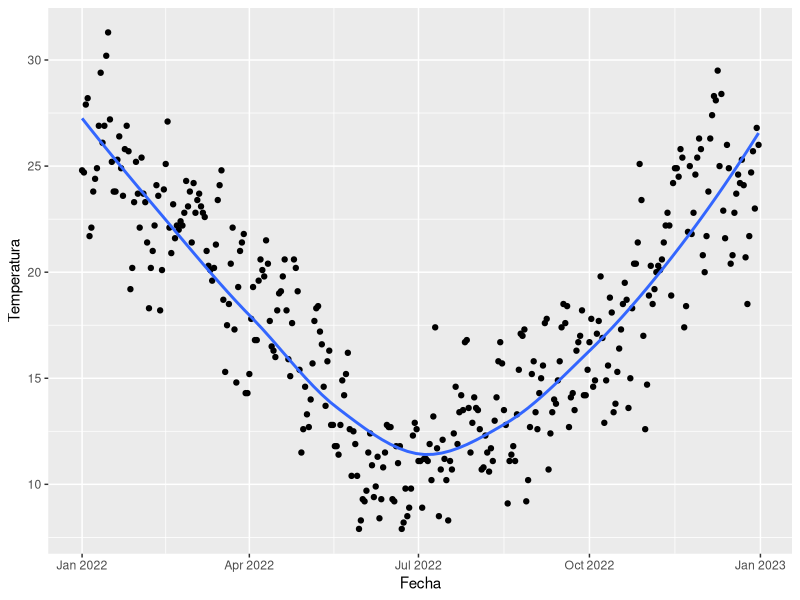
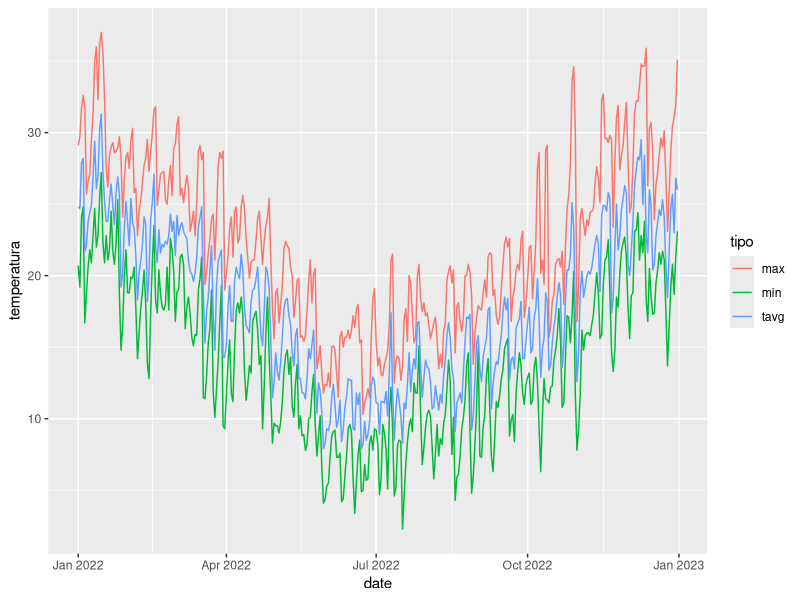
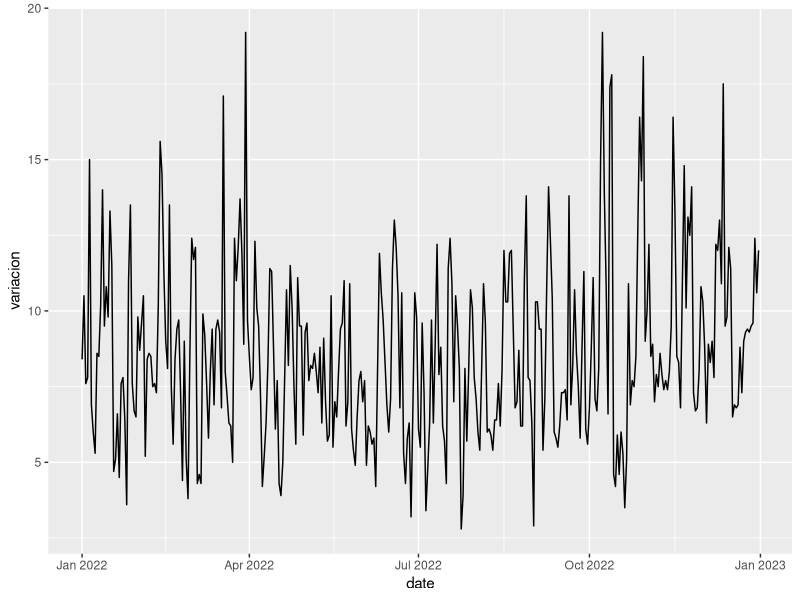
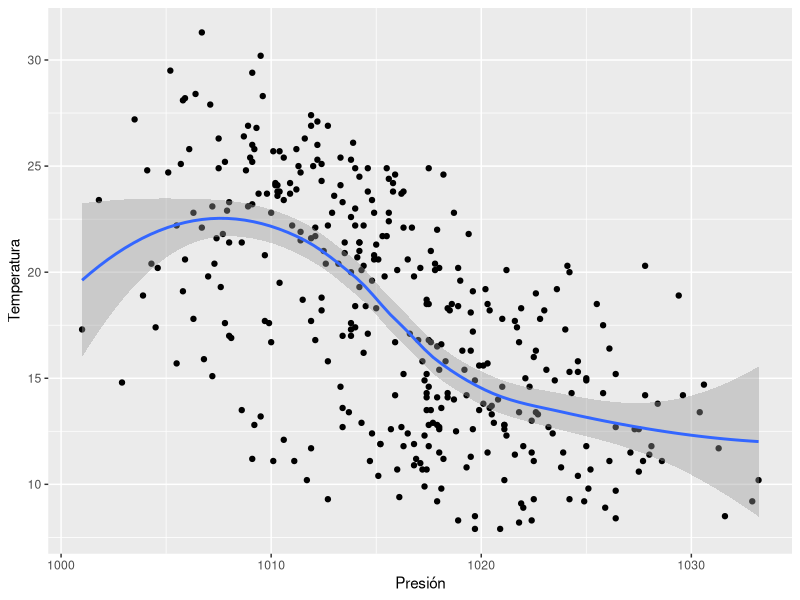
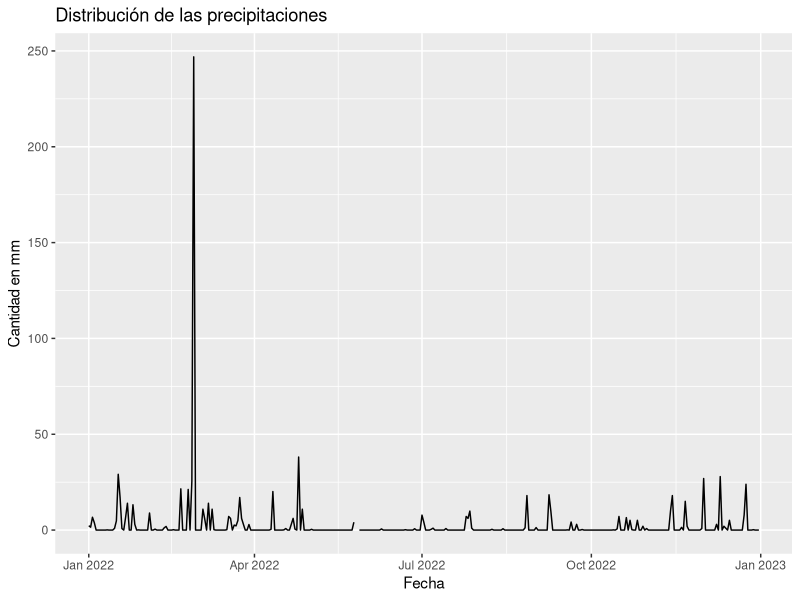
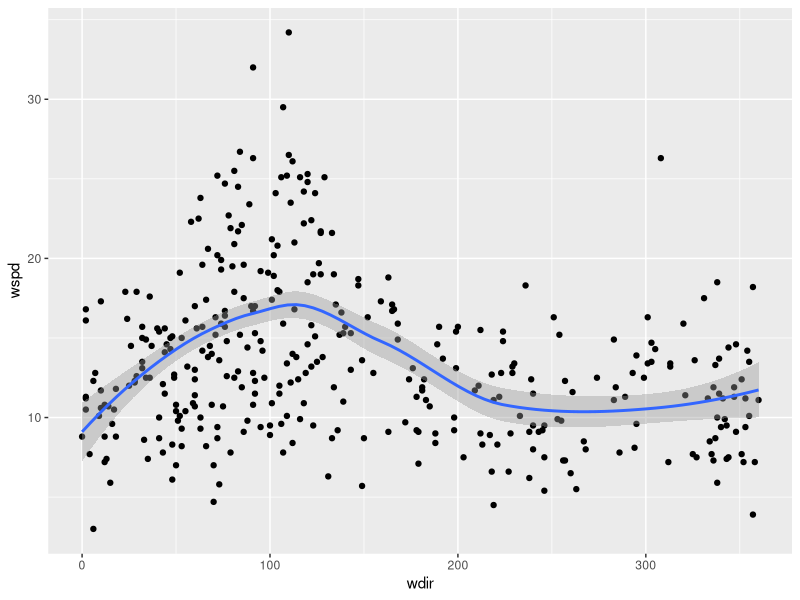
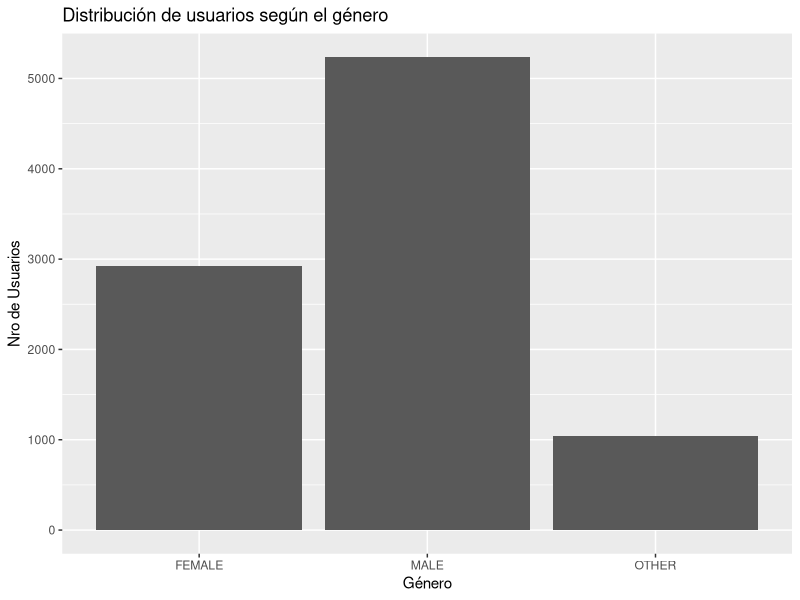
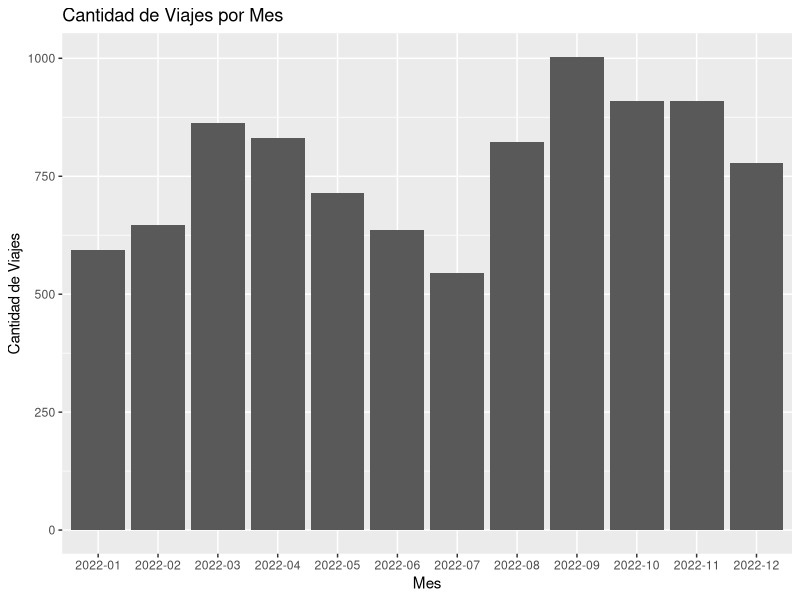

R code for these plots, in order:
## ---- chunk 1
require(readr)
data_clima <- data.frame(read_csv("data/clima_aeroparque_2022.csv"))
## ---- chunk 2
head(data_clima)
## ---- chunk 3
require(dplyr)
## ---- chunk 4
data_clima <- data_clima %>% select(!c(snow, wpgt, tsun))
head(data_clima)
## ---- chunk 5
require(ggplot2)
ggplot(data=data_clima,aes(x=date,y=tavg),na.rm=T)+geom_point()+geom_smooth(se=F)+
  labs(x="Fecha",y="Temperatura")
## ---- chunk 6
data_max<-data_clima%>%select(date,tmax)%>%rename(temperatura=tmax)%>%cbind(tipo="max")
data_tavg<-data_clima%>%select(date,tavg)%>%rename(temperatura=tavg)%>%cbind(tipo="tavg")
data_min<-data_clima%>%select(date,tmin)%>%rename(temperatura=tmin)%>%cbind(tipo="min")

data_temperaturas<-rbind(data_max,data_tavg,data_min)


ggplot(data_temperaturas,aes(x=date,y=temperatura,color=tipo))+
  geom_line()
## ---- chunk 7
cambio_temp<-data_clima%>%mutate(variacion=tmax-tmin)%>%select(date,variacion)

ggplot(cambio_temp,aes(date,variacion))+geom_line()
## ---- chunk 8
ggplot(data=data_clima,aes(x=pres,y=tavg),na.rm=T)+geom_point()+geom_smooth()+
  labs(x="Presión",y="Temperatura")
## ---- chunk 9
ggplot(data_clima, aes(date, prcp)) + geom_line() +
labs(title = "Distribución de las precipitaciones",x="Fecha",y="Cantidad en mm")
## ---- chunk 10
ggplot(data_clima,aes(wdir,wspd,na.rm=T))+geom_point()+geom_smooth()
## ---- chunk 11
require(knitr)
require(kableExtra)
mostrar_df <- function(df){
  kable(head(df,n=3), format = "html", escape = FALSE) %>%       
    kable_styling(full_width = FALSE) 
}
## ---- chunk 12
data_bici_2022 <- data.frame(read_csv("data/trips_2022_reducido.csv"))
mostrar_df(data_bici_2022)
## ---- chunk 13
data_bici <- data_bici_2022 %>% 
  filter(duracion_recorrido >= 300 & duracion_recorrido <= 3600)
## ---- chunk 14
require(tidyr)
genero <- data_bici %>% 
  drop_na() %>% 
  group_by(Género) %>% 
  summarise(cantidad = n())
mostrar_df(genero)
## ---- chunk 15
ggplot(genero, aes(Género, cantidad)) + 
  geom_bar(stat = "identity") + 
  labs(title = "Distribución de usuarios según el género", x = "Género", y = "Nro de Usuarios")
## ---- chunk 16
origenFrecuente <- data_bici %>% 
  group_by(nombre_estacion_origen) %>% 
  count() %>% 
  arrange(desc(n))

head(origenFrecuente)
## ---- chunk 17
destinoFrecuente <- data_bici %>% 
  group_by(nombre_estacion_destino) %>% 
  count() %>% 
  arrange(desc(n))

head(destinoFrecuente)
## ---- chunk 18
frecuentes <- data_bici %>% 
  group_by(nombre_estacion_origen, nombre_estacion_destino) %>% 
  summarize(count = n(),
            duracion_promedio = mean(duracion_recorrido, na.rm = TRUE)) %>% 
  arrange(desc(count))

head(frecuentes)
## ---- chunk 19
viajes_por_mes <- data_bici %>% 
  mutate(Mes = format(fecha, "%Y-%m")) %>% 
  group_by(Mes) %>% 
  count() 

ggplot(viajes_por_mes, aes(Mes, n)) + 
  geom_bar(stat = "identity") +
  labs(title = "Cantidad de Viajes por Mes", x="Mes", y="Cantidad de Viajes")
## ---- chunk 20
viajes_por_hora <- data_bici %>%
  mutate(Hora = format(fecha_origen_recorrido, "%H")) %>% 
  group_by(Hora)

ggplot(viajes_por_hora,aes(Hora)) + 
  geom_bar() +
  labs(title = "Distribución de viajes a lo largo de un día", x="Hora del día", y="Cantidad de Viajes")
## ---- chunk 21
finesDeSemana <- data_bici %>% 
  mutate(Dia = ifelse(weekdays(fecha) %in% c("Saturday","Sunday"), "Fin de Semana", "Día de Semana"))

mostrar_df(finesDeSemana)
## ---- chunk 22
FDS_por_hora <- finesDeSemana %>%
  mutate(Hora = format(fecha_origen_recorrido, "%H")) %>% 
  group_by(Hora) %>% 
  filter(Dia != "Día de Semana")

ggplot(FDS_por_hora,aes(Hora)) + 
  geom_bar() +
  labs(title = "Distribución de viajes durante el Fin de Semana", x="Hora del día", y="Cantidad de Viajes")
## ---- chunk 23
WD_por_hora <- finesDeSemana %>%
  mutate(Hora = format(fecha_origen_recorrido, "%H")) %>% 
  group_by(Hora) %>% 
  filter(Dia != "Fin de Semana")

ggplot(WD_por_hora,aes(Hora)) + 
  geom_bar() +
  labs(title = "Distribución de viajes durante la semana", x="Hora del día", y="Cantidad de Viajes")
## ---- chunk 24
diasSemana <- data_bici %>% 
  mutate(Dias_Semana = weekdays(fecha),
         Hora = format(fecha_origen_recorrido, "%H")) %>% 
  group_by(Dias_Semana, Hora) %>% 
  mutate(Viajes = n()) %>% 
  drop_na()

orden_semana = factor(diasSemana$Dias_Semana, levels = c("Monday","Tuesday","Wednesday","Thursday","Friday","Saturday","Sunday"))

ggplot(diasSemana, aes(orden_semana, Hora, fill = Viajes)) + 
  geom_tile() +
  scale_fill_gradient(low = "red", high = "green")

## ---- chunk 25
modelo_màs_usado <- data_bici %>% 
  group_by(modelo_bicicleta) %>% 
  count()

head(modelo_màs_usado)

ggplot(modelo_màs_usado, aes(modelo_bicicleta, n)) + 
  geom_bar(stat = "identity") +
  labs(title = "Cantidad de Viajes por Modelo de bicicleta", x="Modelo de Bicicleta", y="Cantidad de Viajes")
## ---- chunk 26
data_clima$date <- as.Date(data_clima$date)

union_bici_clima<-data_bici%>%rename(date=fecha)%>%inner_join(data_clima,by="date")

mostrar_df(union_bici_clima)
## ---- chunk 27
print(data_clima[which.min(data_clima$tmin), ]$date)
min(data_clima$tmin)
print(data_clima[which.max(data_clima$tmax), ]$date)
max(data_clima$tmax)
## ---- chunk 28
nrow(subset(data_bici_2022, fecha == '2022-07-17'))
nrow(subset(data_bici_2022, fecha == '2022-01-15'))
## ---- chunk 29
require(ggplot2)
require(dplyr)

data_clima_2022 <- data_clima %>% rename(fecha = date)
datos_combinados <- merge(data_bici, data_clima_2022, by = "fecha")

resultados <- datos_combinados %>%
  group_by(tavg) %>%
  summarise(cantidad = n())

ggplot(resultados, aes(x = tavg, y = cantidad)) +
  geom_bar(stat = "identity", fill = "steelblue") + 
  labs(x = "Temperatura Registrada", y = "Cantidad de Viajes") 
## ---- chunk 30
duracion_promedio <- datos_combinados %>%
  group_by(tavg) %>%
  summarise(duracion_promedio = mean(duracion_recorrido, na.rm = TRUE))

ggplot(duracion_promedio, aes(x = tavg, y = duracion_promedio)) +
  geom_line(color = "steelblue", size = 1) +  # Usar geom_line() para un gráfico de líneas
  labs(x = "Temperatura Registrada", y = "Duración Promedio del Viaje") +
  ggtitle("Relación entre la Duración Promedio del Viaje y Temperatura Registrada")
## ---- chunk 31
data_inner<-union_bici_clima%>%select(date,duracion_recorrido,Género,prcp)
data_inner<-data_inner%>%mutate(llueve=ifelse(prcp>0,"sí","no"))

mostrar_df(data_inner)

## ---- chunk 32
inner_dias.con.lluvia<-data_inner%>%filter(llueve=="sí")%>%drop_na()

ggplot(inner_dias.con.lluvia,aes(x=Género))+geom_bar()+
  labs(title="Cantidad de viajes de los dias de lluvia",y="Nro de Usuarios",x="Género")
## ---- chunk 33
inner_dias.sin.lluvia<-data_inner%>%filter(llueve=="no")%>%drop_na(Género)

ggplot(inner_dias.sin.lluvia,aes(x=Género))+geom_bar()+
  labs(title="Cantidad de viajes de los dias sin lluvia",y="Nro de Usuarios",x="Género")
## ---- chunk 34
cuenta1<-inner_dias.sin.lluvia%>%group_by(Género)%>%count(Género)%>%rename(cantidad1=n)
cuenta2<-inner_dias.con.lluvia%>%group_by(Género)%>%count(Género)%>%rename(cantidad2=n)


porcentaje<-cuenta1%>%inner_join(cuenta2,by="Género")
porcentaje<-porcentaje%>%mutate(porcentaje=100-(cantidad2/cantidad1)*100)


ggplot(porcentaje,aes(x=Género,y=porcentaje,fill=Género))+geom_bar(stat = "identity")+
  labs(y="Porcentaje",x="Género") + ylim(0,100)+
  geom_text(aes(label=round(porcentaje,2)), position=position_dodge(.9), vjust=0)+
  labs(title="Disminucion durante los dias de lluvia")
## ---- chunk 35
duracion_con_lluvia<-inner_dias.con.lluvia%>%group_by(Género)%>%
  summarise(promedio_c.lluvia=mean(duracion_recorrido))

duracion_sin_lluvia<-inner_dias.sin.lluvia%>%group_by(Género)%>%
  summarise(promedio_s.lluvia=mean(duracion_recorrido))  


porcentaje2<-duracion_con_lluvia%>%inner_join(duracion_sin_lluvia,by="Género")
porcentaje2<-porcentaje2%>%mutate(diferencia_en_porcentaje=100-(promedio_c.lluvia/promedio_s.lluvia)*100)

head(porcentaje2)
## ---- chunk 36
wspd_promedio <- union_bici_clima %>%
  group_by(date) %>%
  summarise(viajes_totales = n(), velocidad_promedio_viento = mean(wspd), na.rm = TRUE)

ggplot(wspd_promedio, aes(x = velocidad_promedio_viento, y = viajes_totales)) +
  geom_point() +
  geom_smooth(method = "lm") +
  labs(x = "Velocidad Promedio del Viento", y = "Cantidad de Viajes") +
  ggtitle("Relación entre Velocidad del Viento y Cantidad de Viajes")
## ---- chunk 37
duracion_por_mes <- data_bici %>% 
  mutate(Mes = format(fecha, "%Y-%m")) %>% 
  group_by(Mes) %>% 
  summarise(duracion_promedio = mean(duracion_recorrido))

evo_viento_año <- ggplot(union_bici_clima, aes(x = date, y = wspd)) +
  geom_line() +
  labs(x = "Fecha", y = "Velocidad del Viento") +
  ggtitle("Evolución de la Velocidad del Viento a lo largo del Año")

mesPromedio <- ggplot(duracion_por_mes, aes(x = Mes, y = duracion_promedio)) +
  geom_bar(stat = "summary", fun = "mean", fill = "skyblue") +
  labs(title = "Duración Promedio de Viajes por Mes", x = "Mes", y = "Duración promedio de los viajes")
## ---- chunk 38
require(gridExtra) 
grid.arrange(evo_viento_año, mesPromedio, ncol = 1)
## ---- chunk 39
indice_fila_max <- which.max(union_bici_clima$wspd)
print(union_bici_clima[indice_fila_max, 20])
## ---- chunk 40
fecha_deseada <- as.Date("2022-10-17")

viajes_en_fecha_deseada <- union_bici_clima[union_bici_clima$date == fecha_deseada,]
count(viajes_en_fecha_deseada)
## ---- chunk 41
promedio_por_día <- union_bici_clima %>% 
  group_by(date) %>% 
  count()

print(mean(promedio_por_día$n))
## ---- chunk 42
fecha_deseada <- as.Date("2022-1-18")

viajes_en_fecha_deseada <- union_bici_clima[union_bici_clima$date == fecha_deseada,]
count(viajes_en_fecha_deseada)
